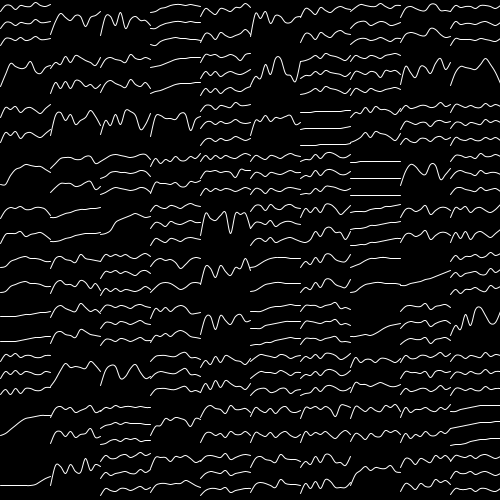
Frame 1 (no input)
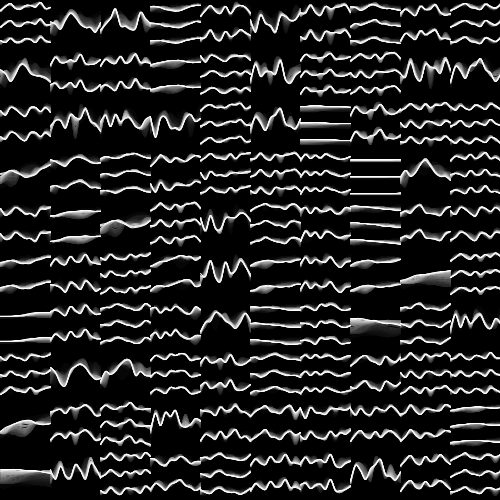
Frame 60 (the mouse pressed at the canvas centre just before this capture)
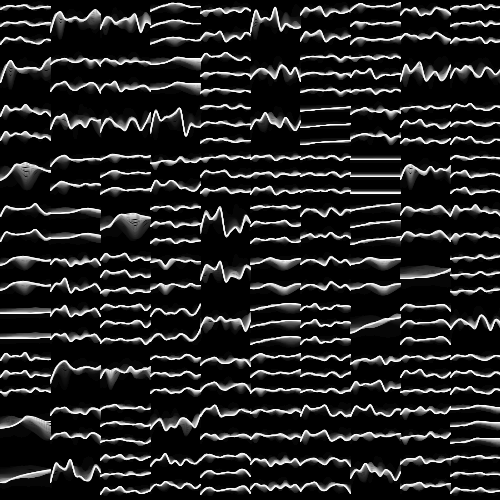
Frame 120 (the mouse held since frame 60 and released just before this capture)

The Processing sketch that drew these frames (run headless with seeded random() and noise(); from frame 60 on, the mouse is pressed at the canvas centre):

// Processing sketch: SquareLine
// ── SquareLine.pde
int xgrid = 10;
int ygrid = 10;
float xdim, ydim;
float incr = 0.02;

Square[][] sq;

void setup()
{
	size(500,500);
  xdim = width/float(xgrid);
  ydim = height/float(ygrid);
  
	sq = new Square[xgrid][ygrid];
  for (int x=0; x<xgrid; ++x)
    for (int y=0; y<ygrid; ++y)
      sq[x][y] = new Square(xdim, ydim, random(2), random(100), ceil(random(3)));
  
  background(0);
}

void draw()
{
	fill(0,20);
  noStroke();
  rect(0,0,width,height);
	stroke(255);
  for (int x=0; x<xgrid; ++x)
  {
    pushMatrix();
    for (int y=0; y<ygrid; ++y)
    {
      sq[x][y].show();
      sq[x][y].moveSeed(incr);
      translate(0, ydim);
    }
    popMatrix();
    translate(xdim, 0);
  }
}

void mouseClicked()
{
	for (int x=0; x<xgrid; ++x)
    for (int y=0; y<ygrid; ++y)
      sq[x][y] = new Square(xdim, ydim, random(2), random(100), ceil(random(3)));
}
// ── Classes.pde
class Square
{
	PVector pos;
	float w, h;
	int lines, pts;
	RandomWave[] line;
	float freq, seed;
	float vspan;

	Square(float x, float y, float w, float h, int lines, int pts, float freq, float seed)
	{
		this.pos = new PVector(x,y);
		this.w = w;
		this.h = h;
		this.lines = lines;
		this.pts = pts;
		this.freq = freq;
		this.seed = seed;
		this.vspan = h/lines;
		line = new RandomWave[lines];
		for (int i=0; i<lines; ++i)
		{
			line[i] = new RandomWave(pts, noise(i*freq+seed), freq);
			line[i].setScale(w/pts, h/lines);
		}
	}

	Square(float x, float y, float dim, float freq, float seed)
	{
		this(x, y, dim, dim, ceil(random(20)), 10, freq, seed);
	}

	Square(float dim, float freq, float seed)
	{
		this(0, 0, dim, freq, seed);
	}

  Square(float w, float h, float freq, float seed, int lines)
  {
    this(0, 0, w, h, lines, 10, freq, seed);
  }
  
  void moveSeed(float incr)
  {
    for (int l=0; l<lines; ++l)
      line[l].moveSeed(incr);
  }

	void show()
	{
		for (int l=0; l<lines; ++l)
		{
			pushMatrix();
			translate(0,l*vspan);
			line[l].show();
			popMatrix();
		}
	}
}



class RandomWave
{
	int pts;
	float scaleX, scaleY, seed, freq;

	RandomWave(int pts, float seed, float freq)
	{
		this.pts = pts;
		this.setSeed(seed, freq);
		this.setScale(1,1);
	}

	void setScale(float scaleX, float scaleY)
	{
		this.scaleX = scaleX;
		this.scaleY = scaleY;
	}

	void setSeed(float seed, float freq)
	{
		this.seed = seed;
		this.freq = freq;
	}

  void moveSeed(float incr)
  {
    this.seed += incr;
  }

	void show()
	{
		noFill();
		beginShape();
		curveVertex(0*scaleX, noise(0*freq, seed)*scaleY);
		for (int i=0; i<=pts; ++i)
			curveVertex(i*scaleX, noise(i*freq, seed)*scaleY);
		curveVertex((pts)*scaleX, noise((pts)*freq, seed)*scaleY);
		endShape();
	}
}
